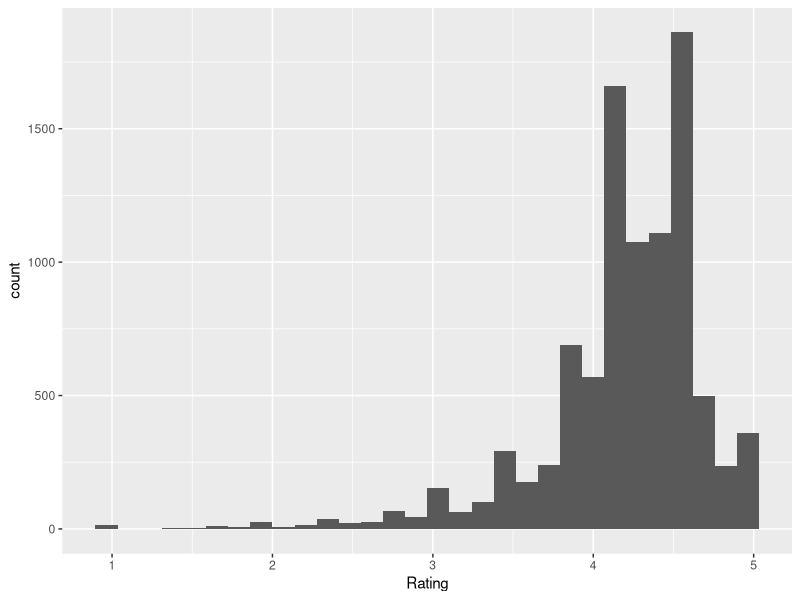
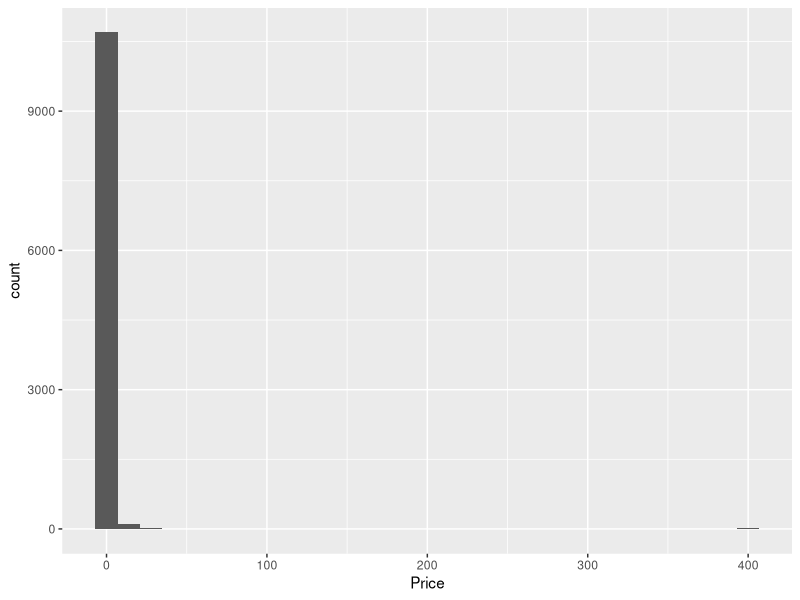

Source code (R) for these figures, in order: (Note: this script raises an error after producing the figures.)
library(ggplot2)
library(dplyr)
data=read.csv("googleplaystore.csv")
summary(na.omit(data$Rating))
dim(data)
corrupted=data %>% filter(Rating==19)
corrupted
data=subset(data, Category != "1.9")
summary(na.omit(data$Rating))
ggplot(data, aes(x = Rating)) + 
  geom_histogram()
data=data %>% mutate(Price=na.omit(as.double(gsub("\\$","", Price))))
summary(data$Price)
ggplot(data, aes(x = Price)) + 
  geom_histogram()
data=data %>% mutate(Reviews = na.omit(as.numeric(levels(data$Reviews))[data$Reviews]))
summary(data$Reviews)
ggplot(data, aes(x = Reviews)) + 
  geom_histogram()

